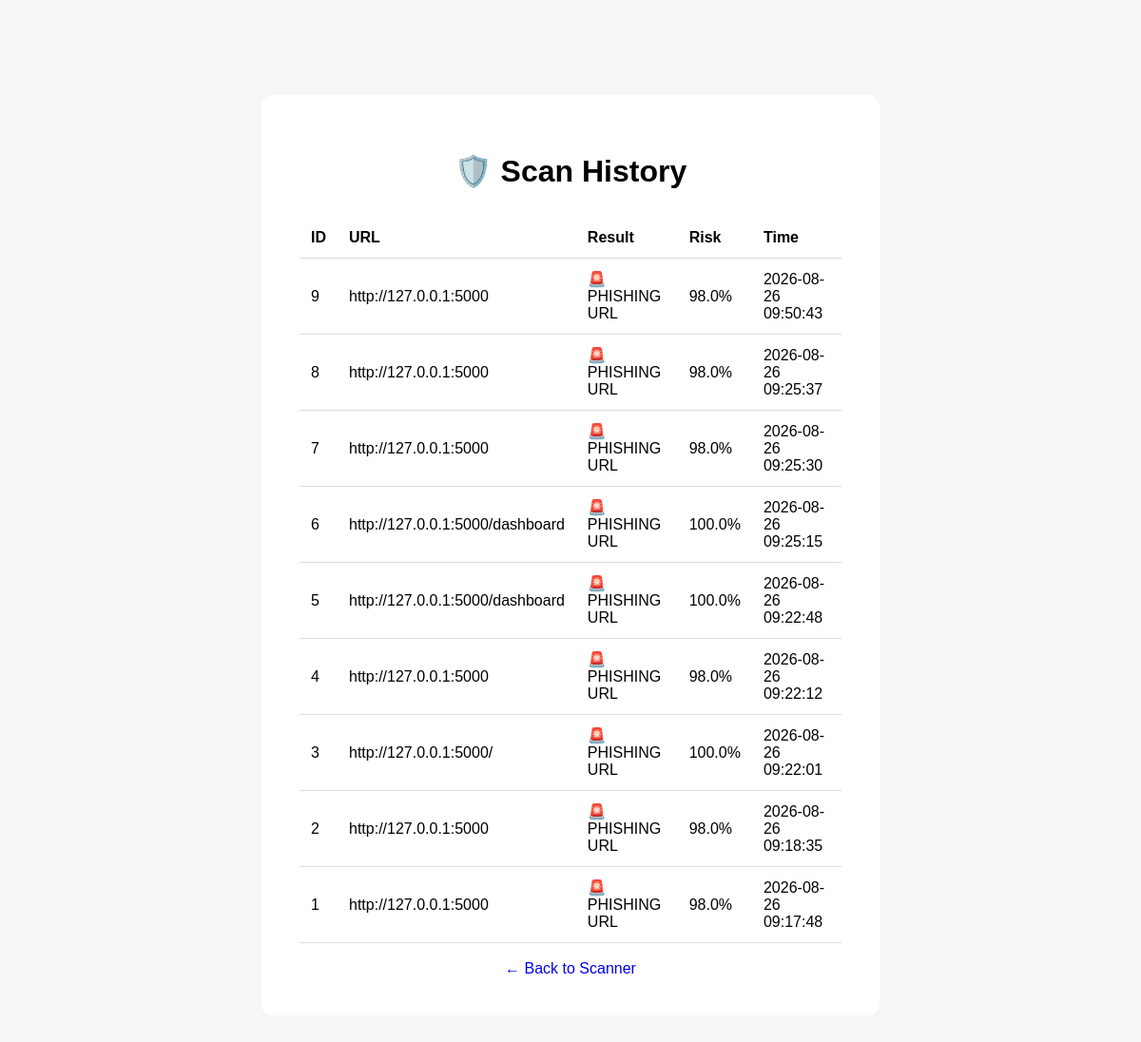
The app's page /history with its own data.
### tables this page shows
CREATE TABLE scans (
            id INTEGER PRIMARY KEY AUTOINCREMENT,
            url TEXT NOT NULL,
            result TEXT NOT NULL,
            risk_score REAL NOT NULL,
            scan_time TEXT NOT NULL
        );

### app.py (the view)
@app.route("/history")
def history():
    scans = get_scans()
    return render_template(
        "history.html",
        scans=scans
    )

### database.py (called while the page is built)
def get_scans():
    connection = sqlite3.connect("phishing_scans.db")
    cursor = connection.cursor()
    cursor.execute("""
        SELECT id, url, result, risk_score, scan_time
        FROM scans
        ORDER BY id DESC
    """)
    scans = cursor.fetchall()
    connection.close()
    return scans

### templates/history.html (shortened to what this page needs)
<!DOCTYPE html>
<html lang="en">
<head>
    <link rel="stylesheet"
          href="{{ url_for('static', filename='style.css') }}">
</head>
<body>
<div class="container">
    <h1>🛡️ Scan History</h1>
    <table>
        <tr>
            <th>ID</th>
            <th>URL</th>
            <th>Result</th>
            <th>Risk</th>
            <th>Time</th>
        </tr>
        {% for scan in scans %}
        <tr>
            <td>{{ scan[0] }}</td>
            <td>{{ scan[1] }}</td>
            <td>{{ scan[2] }}</td>
            <td>{{ scan[3] }}%</td>
            <td>{{ scan[4] }}</td>
        </tr>
        {% endfor %}
    </table>
    <br>
    <a href="/">
        ← Back to Scanner
    </a>
</div>
</body>
</html>

### static/style.css (style rules this page uses)
* { box-sizing: border-box; }
body { margin: 0; font-family: Arial, sans-serif; background: #f4f6f8; }
.container { width: 90%; max-width: 650px; margin: 100px auto; padding: 40px; background: white; border-radius: 12px; text-align: center; }
h1 { margin-bottom: 10px; }
table { width: 100%; border-collapse: collapse; margin-top: 30px; }
th, td { padding: 12px; border-bottom: 1px solid #ddd; text-align: left; }
th { font-weight: bold; }
a { text-decoration: none; }

### records on screen
scans: id "9", url "http://127.0.0.1:5000", result "🚨 PHISHING URL", risk_score "98.0", scan_time "2026-08-26 09:50:43"
scans: id "8", url "http://127.0.0.1:5000", result "🚨 PHISHING URL", risk_score "98.0", scan_time "2026-08-26 09:25:37"
scans: id "7", url "http://127.0.0.1:5000", result "🚨 PHISHING URL", risk_score "98.0", scan_time "2026-08-26 09:25:30"
scans: id "6", url "http://127.0.0.1:5000/dashboard", result "🚨 PHISHING URL", risk_score "100.0", scan_time "2026-08-26 09:25:15"
scans: id "5", url "http://127.0.0.1:5000/dashboard", result "🚨 PHISHING URL", risk_score "100.0", scan_time "2026-08-26 09:22:48"
scans: id "4", url "http://127.0.0.1:5000", result "🚨 PHISHING URL", risk_score "98.0", scan_time "2026-08-26 09:22:12"
scans: id "3", url "http://127.0.0.1:5000/", result "🚨 PHISHING URL", risk_score "100.0", scan_time "2026-08-26 09:22:01"
scans: id "2", url "http://127.0.0.1:5000", result "🚨 PHISHING URL", risk_score "98.0", scan_time "2026-08-26 09:18:35"
scans: id "1", url "http://127.0.0.1:5000", result "🚨 PHISHING URL", risk_score "98.0", scan_time "2026-08-26 09:17:48"
